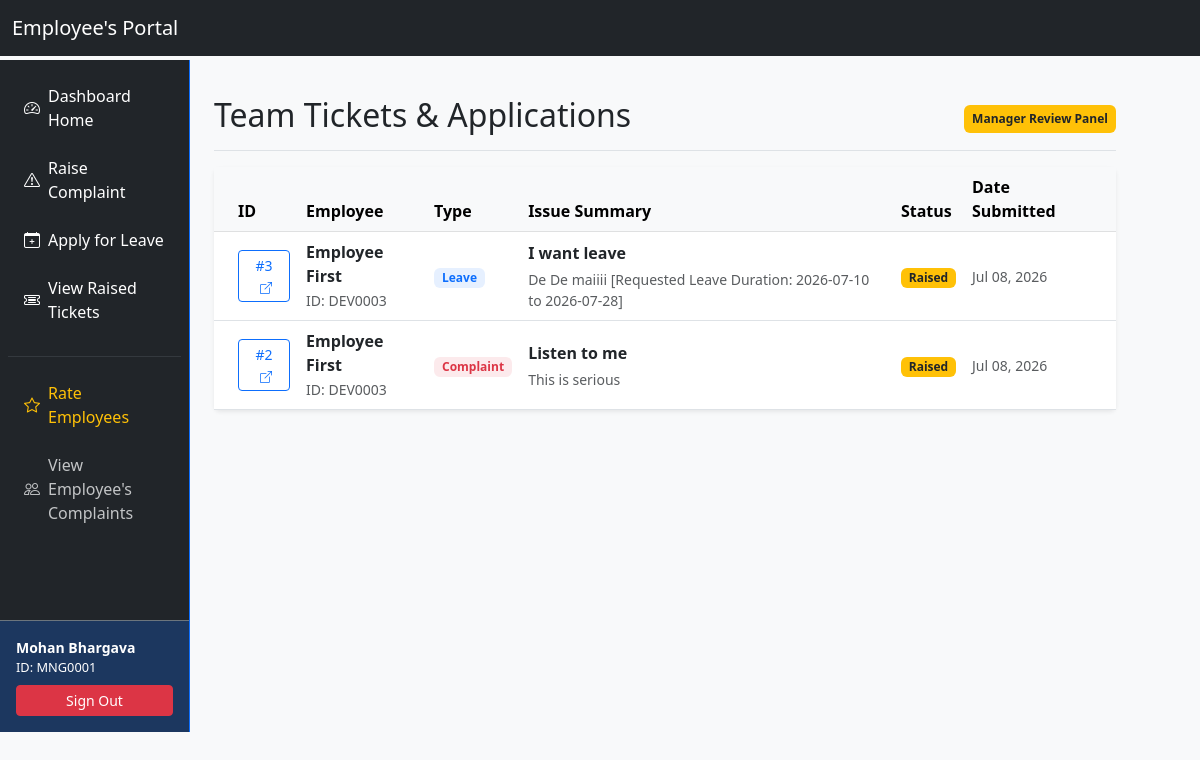
Screenshot of /tickets/team-tickets/ (signed in) with the database file from the repository.
### accounts/models.py (models this page shows, shortened)
class EmployeeInfo(models.Model):
    class RoleChoices(models.TextChoices):
        ADMIN = 'ADMIN', 'Admin'
        MANAGER = 'MANAGER', 'Manager'
        DEVELOPER = 'DEVELOPER', 'Developer'
    class GenderChoices(models.TextChoices):
        MALE = 'M', 'Male'
        FEMALE = 'F', 'Female'
        OTHER = 'O', 'Other'
    user = models.OneToOneField(User, on_delete=models.CASCADE, related_name='employee_profile')
    employee_id = models.CharField(max_length=20, unique=True, blank=True)
    name = models.CharField(max_length=100)
    role = models.CharField(max_length=20, choices=RoleChoices.choices, default=RoleChoices.DEVELOPER)
    dob = models.DateField(verbose_name="Date of Birth")
    gender = models.CharField(max_length=1, choices=GenderChoices.choices)
    blood_group = models.CharField(max_length=5)
    manager = models.ForeignKey(
        'self',
        null=True,
        blank=True,
        on_delete=models.SET_NULL,
        related_name='subordinates'
    )

### tickets/models.py (models this page shows, shortened)
class Ticket(models.Model):
    class TicketType(models.TextChoices):
        COMPLAINT = 'COMPLAINT', 'Complaint'
        LEAVE = 'LEAVE', 'Leave Application'
    class StatusChoices(models.TextChoices):
        RAISED = 'RAISED', 'Raised'
        PROCESSING = 'PROCESSING', 'Processing'
        CLOSED = 'CLOSED', 'Closed'
    ticket_id = models.AutoField(primary_key=True)
    ticket_type = models.CharField(max_length=20, choices=TicketType.choices, default=TicketType.COMPLAINT)
    title = models.CharField(max_length=200, default="General")
    detailed_issue = models.TextField()
    raised_by = models.ForeignKey(
        EmployeeInfo,
        on_delete=models.CASCADE,
        related_name='raised_tickets'
    )
    assigned_manager = models.ForeignKey(
        EmployeeInfo,
        on_delete=models.SET_NULL,
        null=True,
        blank=True,
        related_name='managed_tickets'
    )
    resolve_status = models.CharField(
        max_length=20,
        choices=StatusChoices.choices,
        default=StatusChoices.RAISED
    )
    created_at = models.DateTimeField(auto_now_add=True)
    start_date = models.DateField(null=True)
    end_date = models.DateField(null=True)

### tickets/views.py (the view)
# urls.py: path('team-tickets/', views.view_subordinate_tickets, name='view_team_tickets'),
@login_required
def view_subordinate_tickets(request):
    user_profile = request.user.employee_profile
    if user_profile.role == 'ADMIN':
        all_tickets = Ticket.objects.all()
        return render(request, 'tickets/admin_view_ticket.html',{'tickets': all_tickets})
    if user_profile.role != 'MANAGER':
        messages.error(request, "Access denied. You do not have manager privileges.")
        return redirect('dashboard')
    managed_tickets = Ticket.objects.filter(
        assigned_manager=user_profile
    ).order_by('-created_at')
    return render(request, 'tickets/manager_view_tickets.html', {'tickets': managed_tickets})

### tickets/templates/tickets/manager_view_tickets.html
{% extends 'accounts/base.html' %}
{% block mainContent %}
        <main class="col-md-9 ms-sm-auto col-lg-10 px-md-4 py-4">
            <div
                class="d-flex justify-content-between flex-wrap flex-md-nowrap align-items-center pt-3 pb-2 mb-3 border-bottom">
                <h1 class="h2">Team Tickets & Applications</h1>
                <span class="badge bg-warning text-dark p-2">Manager Review Panel</span>
            </div>
            <div class="card shadow-sm border-0">
                <div class="card-body p-0">
                    {% if tickets %}
                    <div class="table-responsive">
                        <table class="table table-hover align-middle mb-0">
                            <thead class="table-light">
                                <tr>
                                    <th scope="col" class="ps-4">ID</th>
                                    <th scope="col">Employee</th>
                                    <th scope="col">Type</th>
                                    <th scope="col">Issue Summary</th>
                                    <th scope="col">Status</th>
                                    <th scope="col" class="pe-4">Date Submitted</th>
                                </tr>
                            </thead>
                            <tbody>
                                {% for ticket in tickets %}
                                <tr>
                                    <td class="fw-bold ps-4"><a href="{% url 'ticket_detail' ticket.ticket_id %}" class="btn btn-sm btn-outline-primary py-1 px-2">
                                        #{{ ticket.ticket_id }} <i class="bi bi-box-arrow-up-right ms-1" style="font-size: 0.75rem;"></i>
                                    </a></td>
                                    <td>
                                        <div class="fw-semibold">{{ ticket.raised_by.name }}</div>
                                        <small class="text-muted">ID: {{ ticket.raised_by.employee_id }}</small>
                                    </td>
                                    <td>
                                        {% if ticket.ticket_type == 'COMPLAINT' %}
                                        <span
                                            class="badge bg-danger bg-opacity-10 text-danger px-2 py-1">Complaint</span>
                                        {% else %}
                                        <span class="badge bg-primary bg-opacity-10 text-primary px-2 py-1">Leave</span>
                                        {% endif %}
                                    </td>
                                    <td>
                                        <div class="fw-semibold text-dark">{{ ticket.title }}</div>
                                        <small class="text-muted text-wrap d-block mt-1" style="max-width: 400px;">
                                            {{ ticket.detailed_issue|truncatechars:120 }}
                                        </small>
                                    </td>
                                    <td>
                                        {% if ticket.resolve_status == 'RAISED' %}
                                        <span class="badge bg-warning text-dark">Raised</span>
                                        {% elif ticket.resolve_status == 'PROCESSING' %}
                                        <span class="badge bg-info text-dark">Processing</span>
                                        {% else %}
                                        <span class="badge bg-success">Closed</span>
                                        {% endif %}
                                    </td>
                                    <td class="text-muted small pe-4">
                                        {{ ticket.created_at|date:"M d, Y" }}
                                    </td>
                                </tr>
                                {% endfor %}
                            </tbody>
                        </table>
                    </div>
                    {% else %}
                    <div class="text-center py-5">
                        <i class="bi bi-shield-check display-4 text-success"></i>
                        <p class="h5 mt-3 text-secondary">All clear!</p>
                        <p class="text-muted small">No pending complaints or leave applications from your team.</p>
                    </div>
                    {% endif %}
                </div>
            </div>
        </main>
{% endblock %}

### accounts/templates/accounts/base.html (shortened to what this page needs)
<!DOCTYPE html>
<html lang="en">
<head>
    <link href="https://cdn.jsdelivr.net/npm/bootstrap@5.3.0/dist/css/bootstrap.min.css" rel="stylesheet">
    <link href="https://cdn.jsdelivr.net/npm/bootstrap-icons@1.11.3/font/bootstrap-icons.min.css" rel="stylesheet">
</head>
<body class="bg-light">
    <nav class="navbar navbar-expand-lg navbar-dark bg-dark">
        <div class="container mx-0">
            <a class="navbar-brand" href="">Employee's Portal</a>
        </div>
    </nav>
    <div class="container p-0 m-0">
        <div class="row g-0" style="min-height: 85vh;">
            <nav class="col-md-3 col-lg-2 d-md-block bg-dark border-end border-primary sidebar collapse collapse-horizontal my-1"
                id="sidebarMenu">
                <div class="position-sticky pt-3 h-100 d-flex flex-column justify-content-between">
                    <ul class="nav flex-column mb-auto">
                        <li class="nav-item mb-2">
                            <a class="nav-link text-white rounded mx-2 py-2 d-flex align-items-center"
                                href="{% url 'dashboard' %}">
                                <i class="bi bi-speedometer2 me-2"></i> Dashboard Home
                            </a>
                        </li>
                        <li class="nav-item mb-2">
                            <a class="nav-link text-white rounded mx-2 py-2 d-flex align-items-center" href="{% url 'raise_complaint' %}">
                                <i class="bi bi-exclamation-triangle me-2"></i> Raise Complaint
                            </a>
                        </li>
                        <li class="nav-item mb-2">
                            <a class="nav-link text-white rounded mx-2 py-2 d-flex align-items-center" href="{% url 'apply_leave' %}">
                                <i class="bi bi-calendar-plus me-2"></i> Apply for Leave
                            </a>
                        </li>
                        <li class="nav-item mb-2">
                            <a class="nav-link text-white rounded mx-2 py-2 d-flex align-items-center" href="{% url 'view_tickets' %}">
                                <i class="bi bi-ticket-detailed me-2"></i> View Raised Tickets
                            </a>
                        </li>
                        {% if request.user.employee_profile.role == 'MANAGER' or request.user.employee_profile.role == 'ADMIN' %}
                        <hr class="text-secondary mx-2">
                        <li class="nav-item mb-2">
                            <a class="nav-link text-warning mx-2 py-2 d-flex align-items-center" href="#">
                                <i class="bi bi-star me-2"></i> Rate Employees
                            </a>
                        </li>
                        <li class="nav-item mb-2">
                            <a class="nav-link text-light opacity-75 mx-2 py-2 d-flex align-items-center" href="{% url 'view_team_tickets' %}">
                                <i class="bi bi-people me-2"></i> View Employee's Complaints
                            </a>
                        </li>
                        {% endif %}
                    </ul>
                    <div class="p-3 bg-primary bg-opacity-25 text-white border-top border-secondary">
                        <div class="small fw-bold">{{ request.user.employee_profile.name }}</div>
                        <div class="small" style="font-size: 0.8rem;">ID: {{ request.user.employee_profile.employee_id }}</div>
                        <form action="{% url 'logout' %}" method="POST" class="d-inline w-100">
                            <button type="submit" class="btn btn-sm btn-danger w-100 mt-2">Sign Out</button>
                        </form>
                    </div>
                </div>
            </nav>
            {% block mainContent %}
            {% endblock %}
        </div>
    </div>
</body>
</html>

### rows the page displays
Ticket: ticket_id "3", raised_by.name "Employee First", raised_by.employee_id "DEV0003", ticket_type "Leave", title "I want leave", detailed_issue "De De maiiii [Requested Leave Duration: 2026-07-10 to 2026-07-28]", resolve_status "Raised", created_at "Jul 08, 2026"
Ticket: ticket_id "2", raised_by.name "Employee First", raised_by.employee_id "DEV0003", ticket_type "Complaint", title "Listen to me", detailed_issue "This is serious", resolve_status "Raised", created_at "Jul 08, 2026"

### other values shown
{{ request.user.employee_profile.name }} "Mohan Bhargava"
{{ request.user.employee_profile.employee_id }} "MNG0001"
